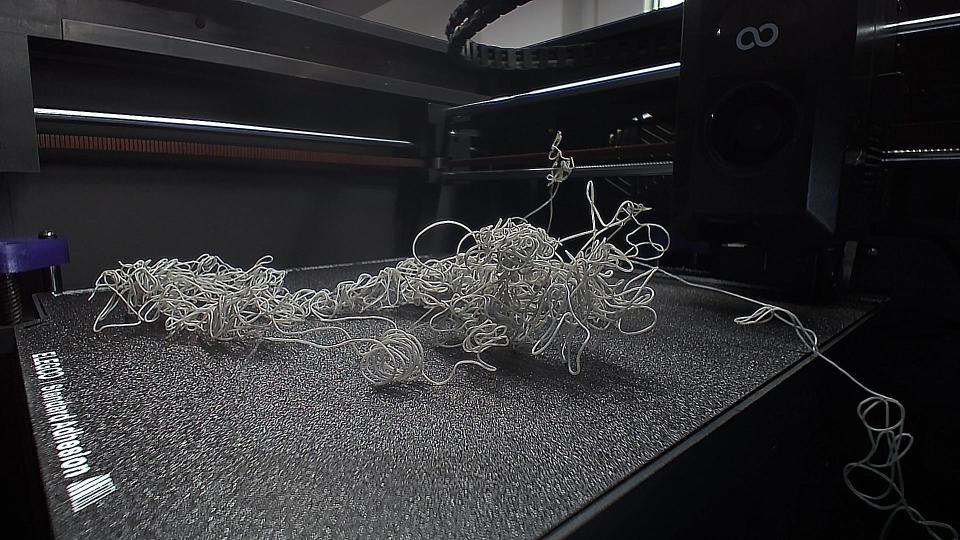
#> input picture opencv_study/010820005.jpg, 1920 x 1080 px (shown at 1/2 size)
$ python day2_6.py
#> lines starting #> are read from the running program, lines starting #| are printed output that depends on the picture; after the words box and inside, x2 and y2 are one past the last pixel; in counts of white or black regions, pixels touching at a corner belong together
"""
面试小问题：
canny:
   1. 高斯去噪
   2. sobel算子，多了一方角度
   3. 相同方向进行非极大值抑制
   4. 双域值管理，高于最大值保留，小于最小值去掉，中间值看是否连续
"""
import cv2
import numpy as np
def show(img, title=''):
    cv2.imshow(title, img)
    cv2.waitKey(0)


# 做形态学的前提条件，是一个二值化。
img = cv2.imread('./010820005.jpg', 0)
#> img: shape (1080, 1920); min 0, max 255, mean 47.4
img = cv2.resize(img,[512,512])
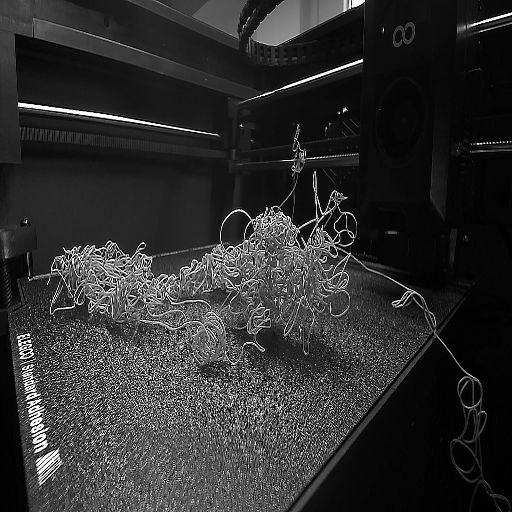
#> img: shape (512, 512); min 0, max 255, mean 47.4
img = cv2.medianBlur(img, 5)
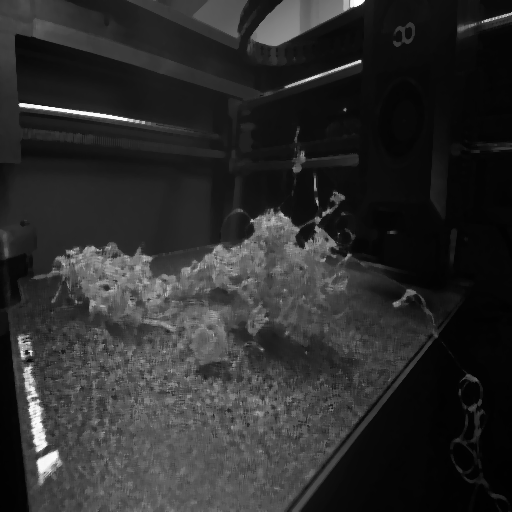
#> img: shape (512, 512); min 1, max 255, mean 44
dst = cv2.Canny(img.copy(), 50, 200)
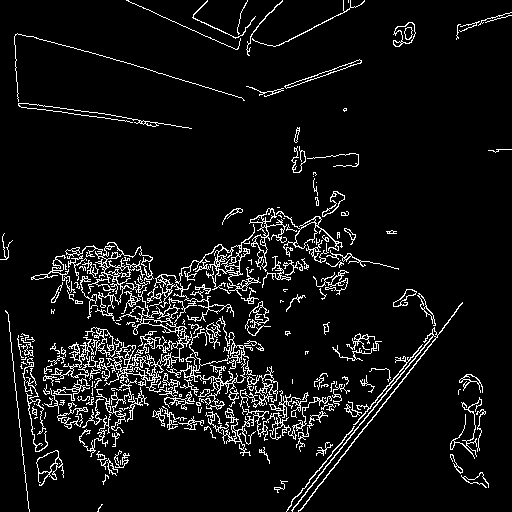
#> dst: shape (512, 512); 7.1% white in thin lines or dots
show(dst, 'canny1')
dst = cv2.Canny(img.copy(), 150, 230)
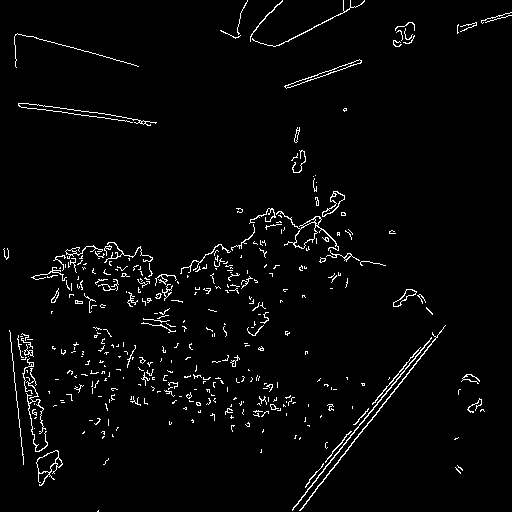
#> dst: shape (512, 512); 2.8% white in thin lines or dots
show(dst, 'canny2')

$ run again, with opencv_study/4787.jpg copied over opencv_study/010820005.jpg
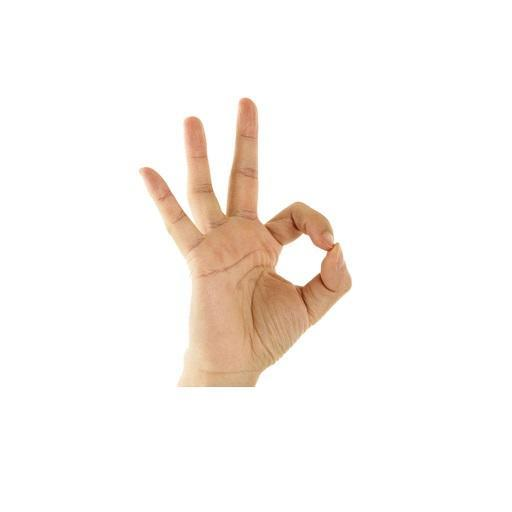
#> input picture opencv_study/4787.jpg, 512 x 512 px
#> `dst = cv2.Canny(img.copy(), 50, 200)`:
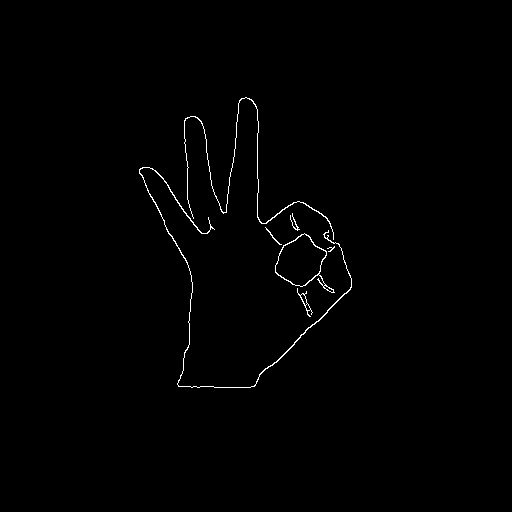
#> dst: shape (512, 512); 0.69% white in thin lines or dots, all inside (x1, y1, x2, y2) = (139, 97, 352, 388)
#> `dst = cv2.Canny(img.copy(), 150, 230)`:
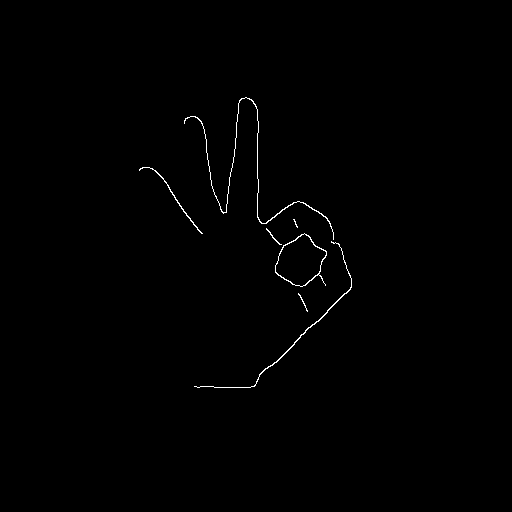
#> dst: shape (512, 512); 0.47% white in thin lines or dots, all inside (x1, y1, x2, y2) = (139, 97, 352, 388)
